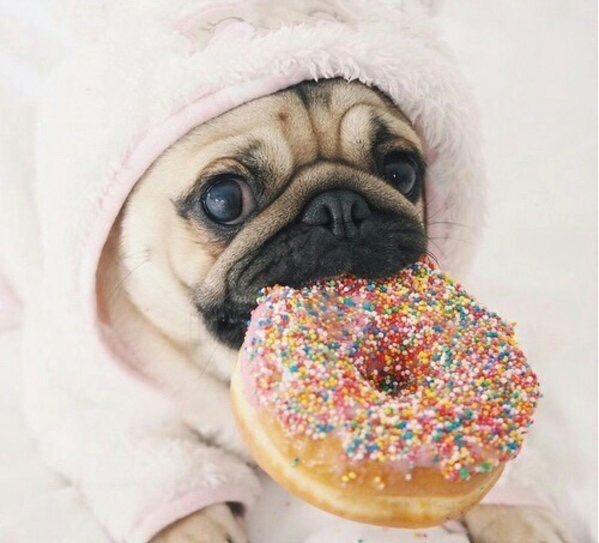
#> input picture Coursework1/pug.jpg, 599 x 543 px
$ jupyter execute 'Machine Learning Coursework 2.ipynb'
#> lines starting #> are read from the running program, lines starting #| are printed output that depends on the picture
[cell 1]
import cv2
import numpy as np

img = cv2.imread("pug.jpg")
#> img is the input picture: shape (543, 599, 3); mean B, G, R 179.5, 189.9, 204.7
cv2.imshow("Pug eating donot", img)

cv2.waitKey(0)
cv2.destroyAllWindows()

img_scaled = cv2.resize(img, (128, 140))
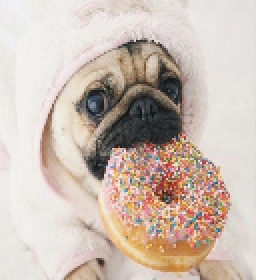
#> img_scaled: shape (140, 128, 3) (shown 2 times larger); mean B, G, R 179.4, 189.7, 204.6
cv2.imshow("Scaled pug eating donut", img_scaled)
cv2.imwrite("scaled_pug.jpg", img_scaled)

cv2.waitKey(0)
cv2.destroyAllWindows()

img_gray = cv2.cvtColor(img_scaled, cv2.COLOR_BGR2GRAY)
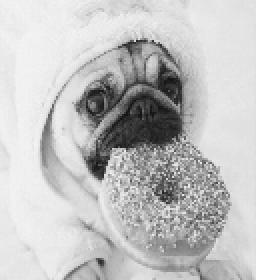
#> img_gray: shape (140, 128) (shown 2 times larger); min 17, max 244, mean 193
cv2.imshow("Gray pub eating donout", img_gray)
cv2.imwrite("grey_pug.jpg", img_gray)

cv2.waitKey(0)
cv2.destroyAllWindows()

$ run again, with Coursework1/predictive.png saved as Coursework1/pug.jpg
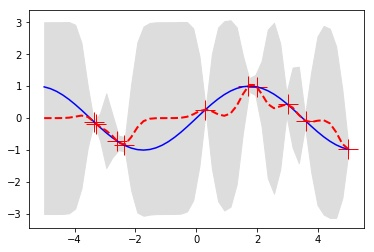
#> input picture Coursework1/predictive.png, 374 x 252 px
#> img is the input picture: shape (252, 374, 3); mean B, G, R 235.9, 234.7, 236.8
#> `img_scaled = cv2.resize(img, (128, 140))`:
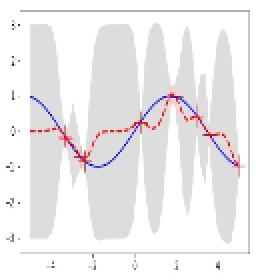
#> img_scaled: shape (140, 128, 3) (shown 2 times larger); mean B, G, R 237.3, 236.1, 238.2
#> `img_gray = cv2.cvtColor(img_scaled, cv2.COLOR_BGR2GRAY)`:
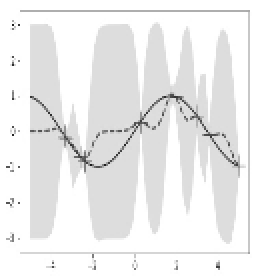
#> img_gray: shape (140, 128) (shown 2 times larger); min 24, max 255, mean 236.8
